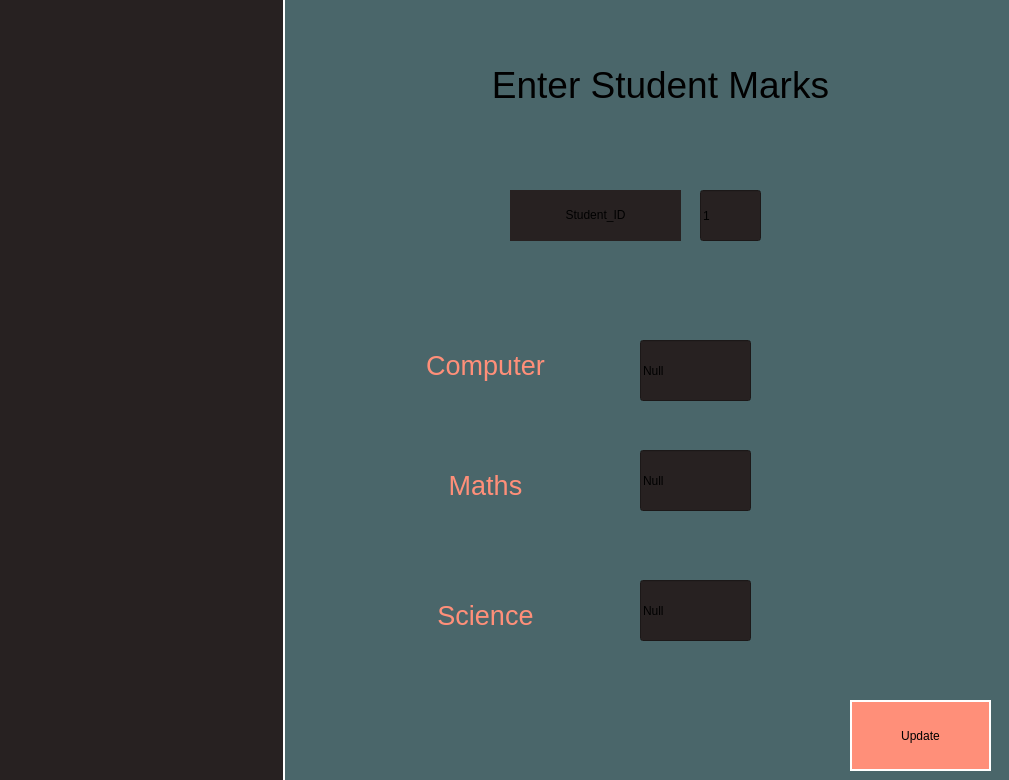
<?xml version="1.0" encoding="UTF-8"?>
<ui version="4.0">
 <class>TeacherMarks</class>
 <widget class="QMainWindow" name="TeacherMarks">
  <property name="geometry">
   <rect>
    <x>0</x>
    <y>0</y>
    <width>1009</width>
    <height>780</height>
   </rect>
  </property>
  <property name="maximumSize">
   <size>
    <width>1009</width>
    <height>780</height>
   </size>
  </property>
  <property name="windowTitle">
   <string>TeacherMarks</string>
  </property>
  <property name="styleSheet">
   <string notr="true">background:#272121;</string>
  </property>
  <widget class="QWidget" name="centralwidget">
   <widget class="QLabel" name="label">
    <property name="geometry">
     <rect>
      <x>283</x>
      <y>-24</y>
      <width>731</width>
      <height>811</height>
     </rect>
    </property>
    <property name="styleSheet">
     <string notr="true">background:rgb(128,206,215,0.4); 
border: 2px solid white;</string>
    </property>
    <property name="text">
     <string/>
    </property>
   </widget>
   <widget class="QLabel" name="studentPhoto">
    <property name="geometry">
     <rect>
      <x>90</x>
      <y>60</y>
      <width>111</width>
      <height>111</height>
     </rect>
    </property>
    <property name="styleSheet">
     <string notr="true">background:transparent;</string>
    </property>
    <property name="text">
     <string/>
    </property>
    <property name="pixmap">
     <pixmap>teacher.png</pixmap>
    </property>
   </widget>
   <widget class="QLabel" name="TeacherNameLabel">
    <property name="geometry">
     <rect>
      <x>33</x>
      <y>210</y>
      <width>241</width>
      <height>51</height>
     </rect>
    </property>
    <property name="styleSheet">
     <string notr="true">font: 81 24pt &quot;Montserrat ExtraBold&quot;;</string>
    </property>
    <property name="text">
     <string>&lt;html&gt;&lt;head/&gt;&lt;body&gt;&lt;p align=&quot;center&quot;&gt;&lt;span style=&quot; font-size:16pt;&quot;/&gt;&lt;/p&gt;&lt;/body&gt;&lt;/html&gt;</string>
    </property>
   </widget>
   <widget class="QLabel" name="StudentTitle">
    <property name="geometry">
     <rect>
      <x>310</x>
      <y>40</y>
      <width>701</width>
      <height>91</height>
     </rect>
    </property>
    <property name="styleSheet">
     <string notr="true">background:transparent;font: 81 36pt &quot;Montserrat ExtraBold&quot;;</string>
    </property>
    <property name="text">
     <string>&lt;html&gt;&lt;head/&gt;&lt;body&gt;&lt;p align=&quot;center&quot;&gt;&lt;span style=&quot; font-size:28pt;&quot;&gt;Enter Student Marks&lt;/span&gt;&lt;/p&gt;&lt;/body&gt;&lt;/html&gt;</string>
    </property>
   </widget>
   <widget class="QLabel" name="ComputerLabel">
    <property name="geometry">
     <rect>
      <x>410</x>
      <y>320</y>
      <width>151</width>
      <height>91</height>
     </rect>
    </property>
    <property name="styleSheet">
     <string notr="true">color:rgb( 255, 143, 121);
background:transparent; font-size:20px;
font: 81 36pt &quot;Montserrat ExtraBold&quot;;
border: none;</string>
    </property>
    <property name="text">
     <string>&lt;html&gt;&lt;head/&gt;&lt;body&gt;&lt;p align=&quot;center&quot;&gt;&lt;span style=&quot; font-size:20pt;&quot;&gt;Computer&lt;/span&gt;&lt;/p&gt;&lt;/body&gt;&lt;/html&gt;</string>
    </property>
   </widget>
   <widget class="QLabel" name="label_2">
    <property name="geometry">
     <rect>
      <x>510</x>
      <y>190</y>
      <width>171</width>
      <height>51</height>
     </rect>
    </property>
    <property name="styleSheet">
     <string notr="true">font: 81 16pt &quot;Montserrat ExtraBold&quot;;</string>
    </property>
    <property name="text">
     <string>&lt;html&gt;&lt;head/&gt;&lt;body&gt;&lt;p align=&quot;center&quot;&gt;Student_ID&lt;/p&gt;&lt;/body&gt;&lt;/html&gt;</string>
    </property>
   </widget>
   <widget class="QLineEdit" name="StudentIdInputbox">
    <property name="geometry">
     <rect>
      <x>700</x>
      <y>190</y>
      <width>61</width>
      <height>51</height>
     </rect>
    </property>
    <property name="styleSheet">
     <string notr="true">font: 81 24pt &quot;Montserrat ExtraBold&quot;;</string>
    </property>
    <property name="text">
     <string>1</string>
    </property>
   </widget>
   <widget class="QLabel" name="ScienceLabel">
    <property name="geometry">
     <rect>
      <x>410</x>
      <y>570</y>
      <width>151</width>
      <height>91</height>
     </rect>
    </property>
    <property name="styleSheet">
     <string notr="true">color:rgb( 255, 143, 121);
background:transparent; font-size:20px;
font: 81 36pt &quot;Montserrat ExtraBold&quot;;
border: none;</string>
    </property>
    <property name="text">
     <string>&lt;html&gt;&lt;head/&gt;&lt;body&gt;&lt;p align=&quot;center&quot;&gt;&lt;span style=&quot; font-size:20pt;&quot;&gt;Science&lt;/span&gt;&lt;/p&gt;&lt;/body&gt;&lt;/html&gt;</string>
    </property>
   </widget>
   <widget class="QLabel" name="MathsLabel">
    <property name="geometry">
     <rect>
      <x>410</x>
      <y>440</y>
      <width>151</width>
      <height>91</height>
     </rect>
    </property>
    <property name="styleSheet">
     <string notr="true">color:rgb( 255, 143, 121);
background:transparent; font-size:20px;
font: 81 36pt &quot;Montserrat ExtraBold&quot;;
border: none;</string>
    </property>
    <property name="text">
     <string>&lt;html&gt;&lt;head/&gt;&lt;body&gt;&lt;p align=&quot;center&quot;&gt;&lt;span style=&quot; font-size:20pt;&quot;&gt;Maths&lt;/span&gt;&lt;/p&gt;&lt;/body&gt;&lt;/html&gt;</string>
    </property>
   </widget>
   <widget class="QLineEdit" name="ComputerMarksInput">
    <property name="geometry">
     <rect>
      <x>640</x>
      <y>340</y>
      <width>111</width>
      <height>61</height>
     </rect>
    </property>
    <property name="styleSheet">
     <string notr="true">font: 81 24pt &quot;Montserrat ExtraBold&quot;;</string>
    </property>
    <property name="text">
     <string>Null</string>
    </property>
   </widget>
   <widget class="QLineEdit" name="ScienceMarksInput">
    <property name="geometry">
     <rect>
      <x>640</x>
      <y>580</y>
      <width>111</width>
      <height>61</height>
     </rect>
    </property>
    <property name="styleSheet">
     <string notr="true">font: 81 24pt &quot;Montserrat ExtraBold&quot;;</string>
    </property>
    <property name="text">
     <string>Null</string>
    </property>
   </widget>
   <widget class="QLineEdit" name="MathsMarksInput">
    <property name="geometry">
     <rect>
      <x>640</x>
      <y>450</y>
      <width>111</width>
      <height>61</height>
     </rect>
    </property>
    <property name="styleSheet">
     <string notr="true">font: 81 24pt &quot;Montserrat ExtraBold&quot;;</string>
    </property>
    <property name="text">
     <string>Null</string>
    </property>
   </widget>
   <widget class="QPushButton" name="UpdateMarksButton">
    <property name="geometry">
     <rect>
      <x>850</x>
      <y>700</y>
      <width>141</width>
      <height>71</height>
     </rect>
    </property>
    <property name="styleSheet">
     <string notr="true">background:rgb( 255, 143, 121);border: 2px solid white;font: 81 24pt &quot;Montserrat ExtraBold&quot;;</string>
    </property>
    <property name="text">
     <string>Update</string>
    </property>
   </widget>
  </widget>
 </widget>
 <resources/>
 <connections/>
</ui>
